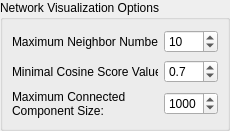
<?xml version="1.0" encoding="UTF-8"?>
<ui version="4.0">
 <class>Form</class>
 <widget class="QWidget" name="Form">
  <property name="geometry">
   <rect>
    <x>0</x>
    <y>0</y>
    <width>230</width>
    <height>131</height>
   </rect>
  </property>
  <property name="minimumSize">
   <size>
    <width>230</width>
    <height>131</height>
   </size>
  </property>
  <property name="maximumSize">
   <size>
    <width>230</width>
    <height>131</height>
   </size>
  </property>
  <property name="windowTitle">
   <string>Form</string>
  </property>
  <layout class="QGridLayout" name="gridLayout">
   <property name="leftMargin">
    <number>0</number>
   </property>
   <property name="topMargin">
    <number>0</number>
   </property>
   <property name="rightMargin">
    <number>0</number>
   </property>
   <property name="bottomMargin">
    <number>0</number>
   </property>
   <property name="spacing">
    <number>0</number>
   </property>
   <item row="0" column="0">
    <layout class="QHBoxLayout" name="horizontalLayout_2">
     <item>
      <widget class="QGroupBox" name="gbNetworkOptions">
       <property name="title">
        <string>Network Visualization Options</string>
       </property>
       <layout class="QGridLayout" name="gridLayout_3">
        <item row="0" column="0">
         <widget class="QLabel" name="label_3">
          <property name="text">
           <string>Maximum Neighbor Number:</string>
          </property>
         </widget>
        </item>
        <item row="0" column="1">
         <widget class="QSpinBox" name="spinNetworkMaxNeighbor">
          <property name="enabled">
           <bool>true</bool>
          </property>
          <property name="minimum">
           <number>1</number>
          </property>
          <property name="maximum">
           <number>20</number>
          </property>
          <property name="value">
           <number>10</number>
          </property>
         </widget>
        </item>
        <item row="2" column="0">
         <widget class="QLabel" name="label_4">
          <property name="text">
           <string>Maximum Connected 
Component Size: </string>
          </property>
         </widget>
        </item>
        <item row="2" column="1">
         <widget class="QSpinBox" name="spinNetworkMaxConnectedComponentSize">
          <property name="enabled">
           <bool>true</bool>
          </property>
          <property name="minimum">
           <number>1</number>
          </property>
          <property name="maximum">
           <number>5000</number>
          </property>
          <property name="value">
           <number>1000</number>
          </property>
         </widget>
        </item>
        <item row="1" column="0">
         <widget class="QLabel" name="label_7">
          <property name="text">
           <string>Minimal Cosine Score Value:</string>
          </property>
         </widget>
        </item>
        <item row="1" column="1">
         <widget class="QDoubleSpinBox" name="spinNetworkMinScore">
          <property name="enabled">
           <bool>true</bool>
          </property>
          <property name="decimals">
           <number>1</number>
          </property>
          <property name="maximum">
           <double>1.000000000000000</double>
          </property>
          <property name="singleStep">
           <double>0.100000000000000</double>
          </property>
          <property name="value">
           <double>0.700000000000000</double>
          </property>
         </widget>
        </item>
       </layout>
      </widget>
     </item>
    </layout>
   </item>
  </layout>
 </widget>
 <resources/>
 <connections/>
</ui>
